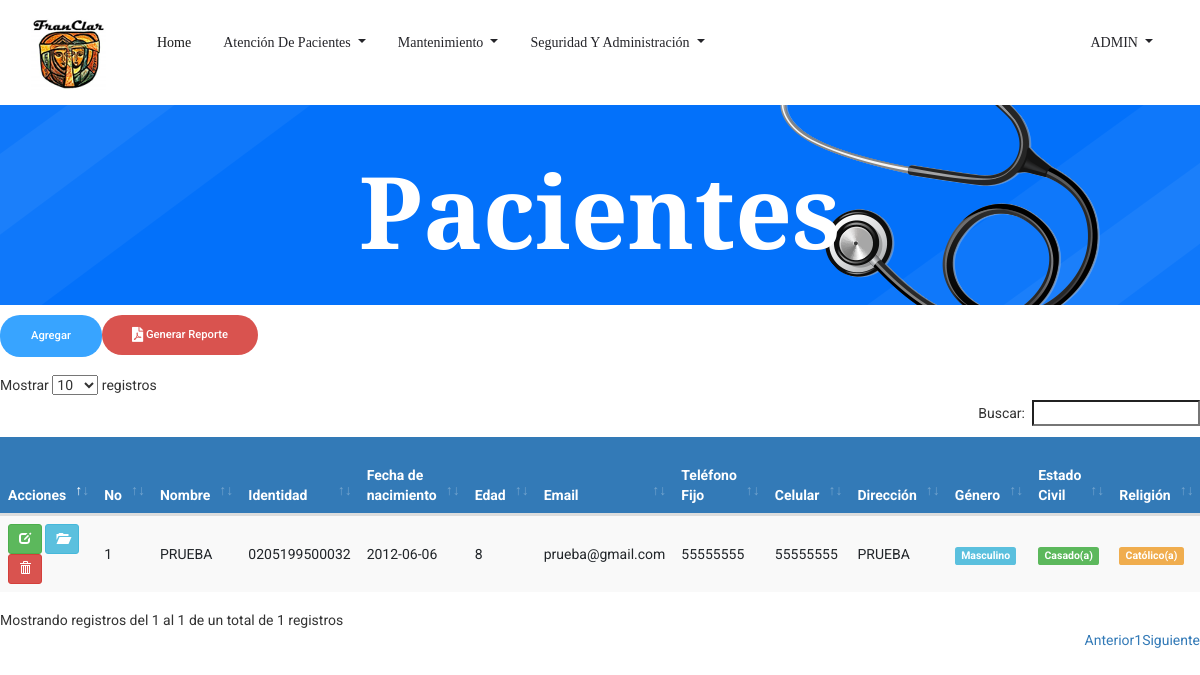
/Pacientes.php (signed in), run on an earlier commit of the app's database.
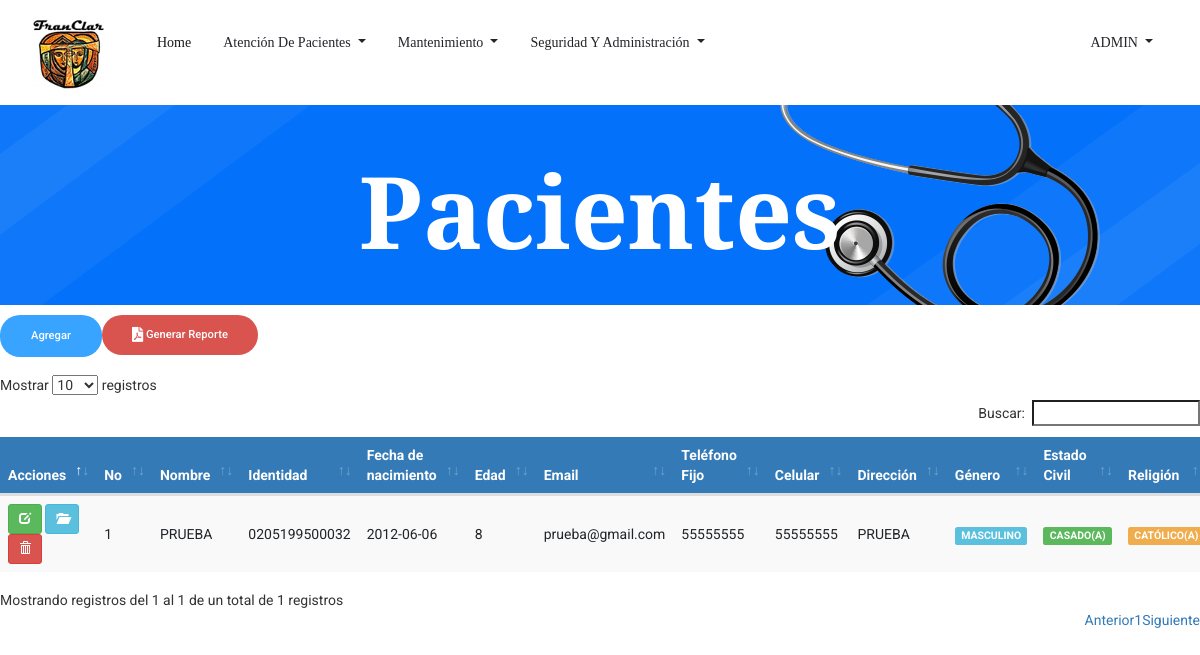
And on a later commit of the database.
### tables this page shows
CREATE TABLE `tbl_pacientes` (
  `ID_Paciente` int(3) NOT NULL,
  `ID_tipo_documento` int(11) NOT NULL,
  `cedula` varchar(20) NOT NULL,
  `ID_Sexo` int(1) NOT NULL,
  `ID_Est_Civil` int(3) NOT NULL,
  `ID_Tipo_Sangre` int(3) NOT NULL,
  `ID_Religion` int(3) NOT NULL,
  `Nom_Paciente` varchar(255) NOT NULL,
  `Fec_Nacimiento` date NOT NULL,
  `Edad` int(3) NOT NULL,
  `Dir_Paciente` varchar(255) NOT NULL,
  `Tel_Paciente` int(8) NOT NULL,
  `Cel_Paciente` int(8) NOT NULL,
  `Email` varchar(50) NOT NULL,
  `Contacto_Emergencia` varchar(40) NOT NULL,
  `ID_Parentesco` int(3) NOT NULL,
  `Tel_Emergencia` int(8) NOT NULL,
  `Cel_Emergencia` int(8) NOT NULL,
  `Antecedentes_Personales` varchar(500) DEFAULT NULL,
  `Antecedentes_Hospitalarios` varchar(500) DEFAULT NULL,
  `Antecedentes_Alergicos` varchar(500) DEFAULT NULL,
  `Antecedentes_Familiares` varchar(500) DEFAULT NULL,
  `Habitos` varchar(500) DEFAULT NULL,
  `Usuario_crea` bigint(3) DEFAULT NULL,
  `Fec_crea` date DEFAULT NULL,
  `Usuario_modif` bigint(3) DEFAULT NULL,
  `Fec_modif` date DEFAULT NULL
);

CREATE TABLE `tbl_sexo` (
  `ID_Sexo` int(1) NOT NULL,
  `Descripcion_sexo` varchar(15) NOT NULL
);

CREATE TABLE `tbl_estado_civil` (
  `ID_Est_Civil` int(3) NOT NULL,
  `Descripcion_est_civil` varchar(15) NOT NULL
);

CREATE TABLE `tbl_religion` (
  `ID_Religion` int(3) NOT NULL,
  `Descripcion_Religion` varchar(20) NOT NULL
);

### Pacientes.php (the view, shortened to what the changed rows need)
<!doctype html>
<html lang="es">
<?php
include 'head.php'
?>
<body>
    <?php
    include 'header.php';
    ?>
     <section class="breadcrumb_part breadcrumb_bg">
        <div class="container">
            <div class="row">
                <div class="col-lg-12">
                    <div class="breadcrumb_iner">
                        <div class="breadcrumb_iner_item">
                            <h2>Pacientes</h2>
                        </div>
                    </div>
                </div>
            </div>
        </div>
    </section>
	<br>
    <br>
    <br>
        <div class="table-responsive">
            <table id="datatableUsuarios" class="table table-striped table-hover">
                <thead>
                <tr>
                    <th>Acciones</th>
                    <th>No</th>
                    <th>Nombre</th>
                    <th>Identidad</th>
                    <th>Fecha de nacimiento</th>
                    <th>Edad</th>
                    <th>Email</th>
                    <th>Teléfono Fijo</th>
                    <th>Celular</th>
                    <th>Dirección</th>
                    <th>Género</th>
                    <th>Estado Civil</th>
                    <th>Religión</th>
                </tr>
                </thead>
                <tbody>
                    <?php
                        $sql = mysqli_query($con, "SELECT tbl_pacientes.ID_Paciente,
                        tbl_pacientes.Nom_Paciente,
                        tbl_pacientes.cedula,
                        tbl_pacientes.Fec_Nacimiento,
                        tbl_pacientes.Edad,
                        tbl_pacientes.Email,
                        tbl_pacientes.Tel_Paciente,
                        tbl_pacientes.Cel_Paciente,
                        tbl_pacientes.Dir_Paciente,
                        tbl_sexo.Descripcion_sexo,
                        tbl_estado_civil.Descripcion_est_civil,
                        tbl_religion.Descripcion_Religion,
                        tbl_tipo_sangre.Descripcion_Sangre,
                        tbl_pacientes.Contacto_Emergencia,
                        tbl_parentesco.ID_Parentesco,
                        tbl_parentesco.Parentesco,
                        tbl_pacientes.Tel_Emergencia,
                        tbl_pacientes.Cel_Emergencia,
                        tbl_pacientes.Antecedentes_Personales,
                        tbl_pacientes.Antecedentes_Hospitalarios,
                        tbl_pacientes.Antecedentes_Alergicos,
                        tbl_pacientes.Antecedentes_Familiares,
                        tbl_pacientes.Habitos FROM tbl_pacientes
                        INNER JOIN tbl_sexo on tbl_pacientes.ID_Sexo = tbl_sexo.ID_Sexo
                        INNER JOIN tbl_estado_civil on tbl_pacientes.ID_Est_Civil = tbl_estado_civil.ID_Est_Civil
                        INNER JOIN tbl_parentesco on tbl_pacientes.ID_Parentesco = tbl_parentesco.ID_Parentesco
                        INNER JOIN tbl_religion on tbl_pacientes.ID_Religion = tbl_religion.ID_Religion
                        INNER JOIN tbl_tipo_sangre on tbl_pacientes.ID_Tipo_Sangre = tbl_tipo_sangre.ID_Tipo_Sangre");
                        if(mysqli_num_rows($sql) == 0){
                            echo '<tr><td colspan="8">No hay datos.</td></tr>';
                        }else{
                            while($row = mysqli_fetch_assoc($sql)){
                                echo '
                                <tr>
                                    <td>
                                        <a href="EditarPaciente.php?nik='.$row['ID_Paciente'].'" title="Editar datos" class="btn btn-success btn-sm"><span class="glyphicon glyphicon-edit" aria-hidden="true"></span></a>
                                        <a href="ver_expediente.php?nik='.$row['ID_Paciente'].'" title="ver expediente" class="btn btn-info btn-sm"><span class="glyphicon glyphicon-folder-open" aria-hidden="true"></span></a>
                                        <a href="Pacientes.php?aksi=delete&nik='.$row['ID_Paciente'].'" title="Eliminar" onclick="return confirm(\'¿Está seguro de borrar los datos del paciente '.$row['Nom_Paciente'].'?\')" class="btn btn-danger btn-sm"><span class="glyphicon glyphicon-trash" aria-hidden="true"></span></a>
                                    </td>
                                    <td>'.$row['ID_Paciente'].'</td>
                                    <td>'.$row['Nom_Paciente'].'</td>
                                    <td>'.$row['cedula'].'</td>
                                    <td>'.$row['Fec_Nacimiento'].'</td>
                                    <td>'.$row['Edad'].'</td>
                                    <td>'.$row['Email'].'</td>
                                    <td>'.$row['Tel_Paciente'].'</td>
                                    <td>'.$row['Cel_Paciente'].'</td>
                                    <td>'.$row['Dir_Paciente'].'</td>
                                    <td><span class="label label-info">'.$row['Descripcion_sexo'].'</span></td>
                                    <td><span class="label label-success">'.$row['Descripcion_est_civil'].'</span></td>
                                    <td><span class="label label-warning">'.$row['Descripcion_Religion'].'</span></td>
                                    <td><span class="label label-danger">'.$row['Descripcion_Sangre'].'</span></td>
                                    <td>'.$row['Contacto_Emergencia'].'</td>
                                    <td><span class="label label-default">'.$row['Parentesco'].'</span></td>
                                    <td>'.$row['Tel_Emergencia'].'</td>
                                    <td>'.$row['Cel_Emergencia'].'</td>
                                    <td>'.$row['Antecedentes_Personales'].'</td>
                                    <td>'.$row['Antecedentes_Hospitalarios'].'</td>
                                    <td>'.$row['Antecedentes_Alergicos'].'</td>
                                    <td>'.$row['Antecedentes_Familiares'].'</td>
                                    <td>'.$row['Habitos'].'</td>
                                </tr>
                                ';
                            }
                        }
                    ?>
                </tbody>
            </table>
        </div>
</body>
</html>

What changed in the data, as far as the page shows it:
changed tbl_pacientes "PRUEBA": ID_Sexo.Descripcion_sexo "Masculino" → "MASCULINO"; ID_Est_Civil.Descripcion_est_civil "Casado(a)" → "CASADO(A)"; ID_Religion.Descripcion_Religion "Católico(a)" → "CATÓLICO(A)"
